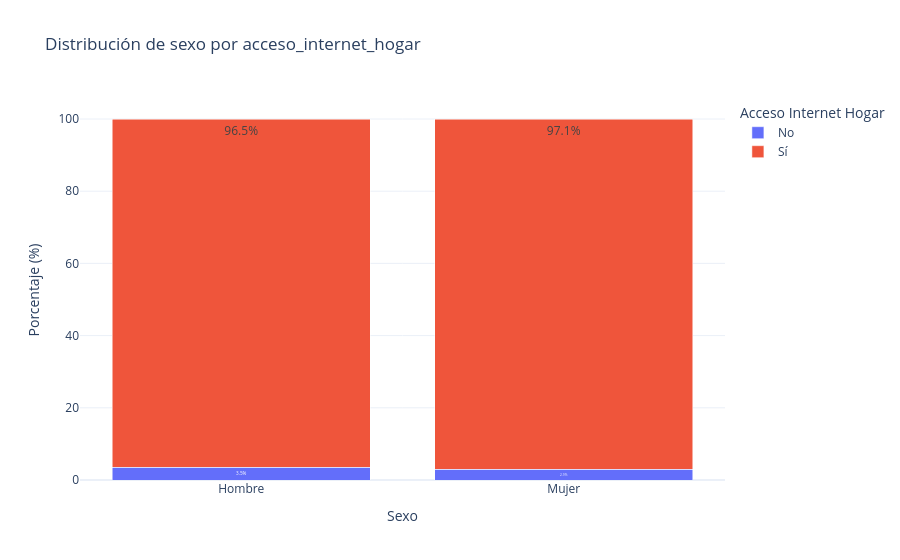

Source (notebook cell):
### Code cell
crear_grafico_interactivo(df, variable='sexo', cruce='acceso_internet_hogar', tipo_grafico='stacked_bar')

### Figure 1 — Plotly figure (JSON) as saved in the notebook; plotly's stock layout.template omitted (floating-point values rounded to 4 significant figures)
{"data": [{"hovertemplate": "acceso_internet_hogar=No<br>sexo=%{x}<br>porcentaje=%{y}<br>etiqueta_porc=%{text}<extra></extra>", "legendgroup": "No", "marker": {"color": "#636efa", "pattern": {"shape": ""}}, "name": "No", "orientation": "v", "showlegend": true, "text": ["3.5%", "2.9%"], "textposition": "inside", "type": "bar", "x": ["Hombre", "Mujer"], "xaxis": "x", "y": [3.478, 2.948], "yaxis": "y"}, {"hovertemplate": "acceso_internet_hogar=Sí<br>sexo=%{x}<br>porcentaje=%{y}<br>etiqueta_porc=%{text}<extra></extra>", "legendgroup": "Sí", "marker": {"color": "#EF553B", "pattern": {"shape": ""}}, "name": "Sí", "orientation": "v", "showlegend": true, "text": ["96.5%", "97.1%"], "textposition": "inside", "type": "bar", "x": ["Hombre", "Mujer"], "xaxis": "x", "y": [96.52, 97.05], "yaxis": "y"}], "layout": {"barmode": "stack", "hovermode": "x unified", "legend": {"title": {"text": "Acceso Internet Hogar"}, "tracegroupgap": 0}, "title": {"text": "Distribución de sexo por acceso_internet_hogar"}, "xaxis": {"anchor": "y", "domain": [0, 1], "title": {"text": "Sexo"}}, "yaxis": {"anchor": "x", "domain": [0, 1], "title": {"text": "Porcentaje (%)"}}}}
